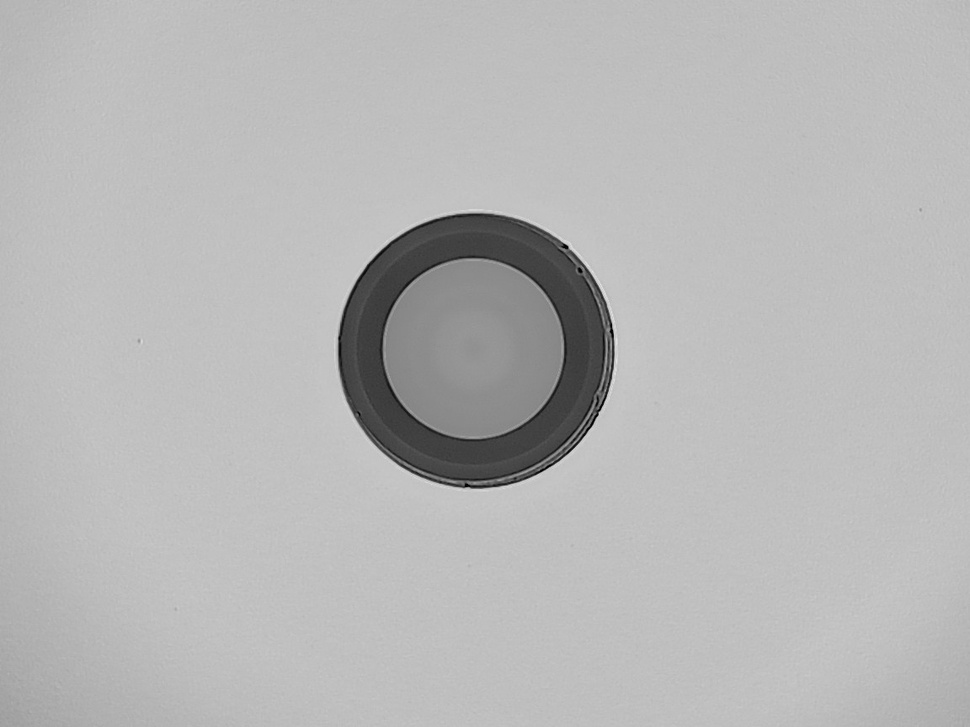
#> input picture current-process/old_version/image_batch/ima18.jpg, 970 x 727 px, shrunk from 1152 x 864 before the run
$ python sobel_x.py ../../../../current-process/old_version/image_batch/ima18.jpg   (older library calls are emulated)
#> lines starting #> are read from the running program, lines starting #| are printed output that depends on the picture
#> further down, img is the input picture: shape (727, 970, 3); min 0, max 229, mean 182.7
#!/usr/bin/env python3
"""
Sobel X - Vertical edge detection
Category: filtering
"""
import cv2
import numpy as np


def process_image(image: np.ndarray) -> np.ndarray:
    """
    Sobel X - Vertical edge detection

    Args:
        image: Input image (grayscale or color)

    Returns:
        Processed image
    """
    result = image.copy()

    gray = cv2.cvtColor(result, cv2.COLOR_BGR2GRAY) if len(result.shape) == 3 else result
    sobelx = cv2.Sobel(gray, cv2.CV_64F, 1, 0, ksize=3)
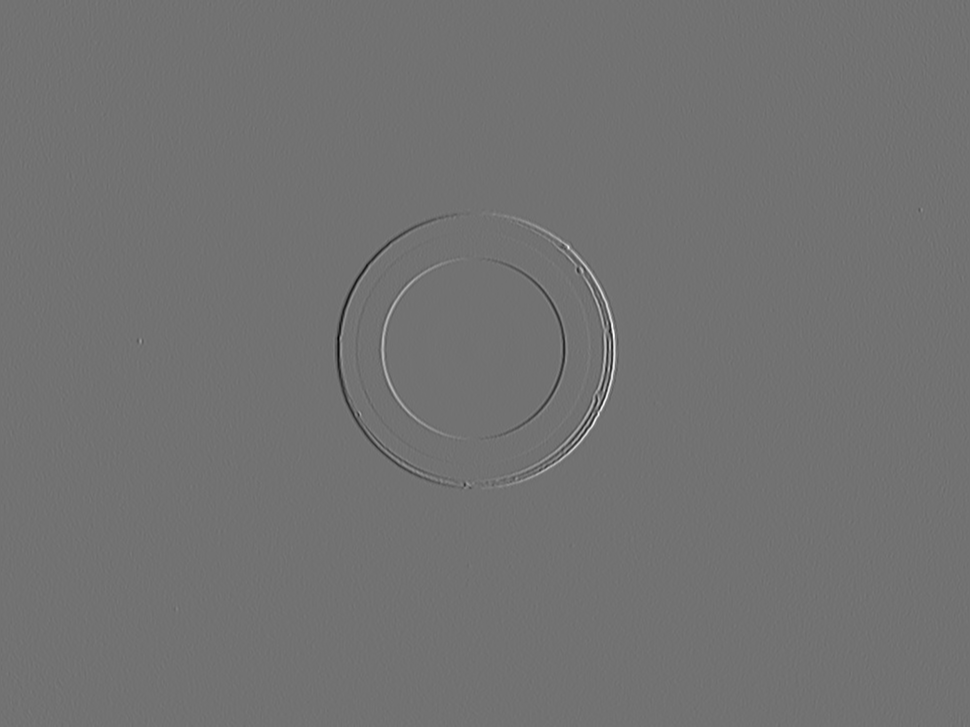
#> sobelx: shape (727, 970) float64; min -666, max 818, mean 0.1; drawn with min black and max white
    result = np.uint8(np.absolute(sobelx))
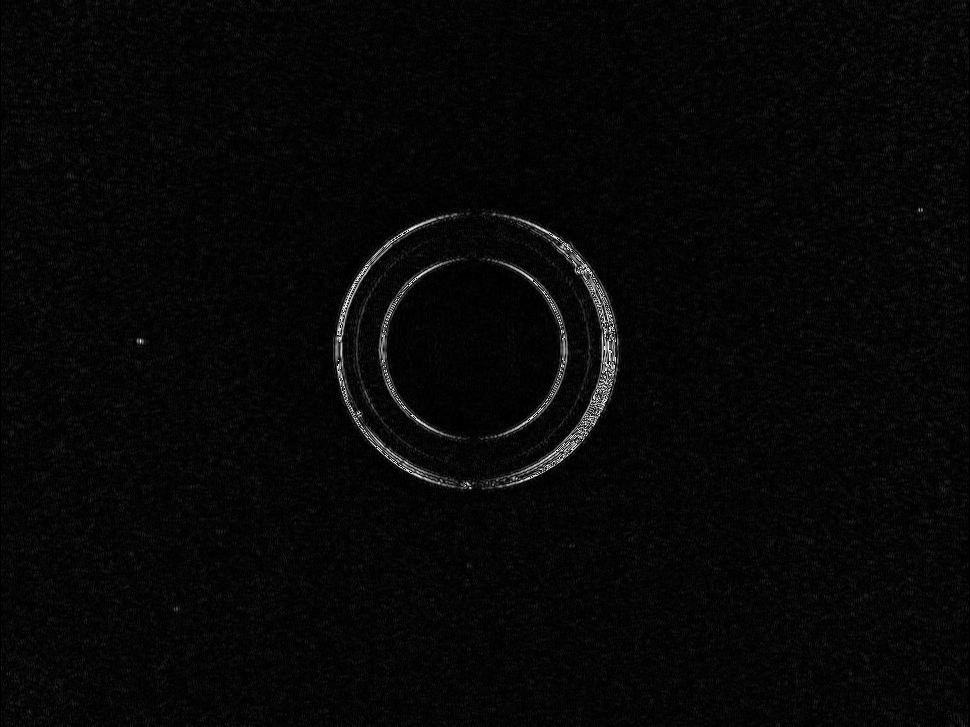
#> result: shape (727, 970); min 0, max 255, mean 7.1
    if len(image.shape) == 3:
        result = cv2.cvtColor(result, cv2.COLOR_GRAY2BGR)
#> result: shape (727, 970, 3)

    return result

if __name__ == "__main__":
    import sys
    if len(sys.argv) > 1:
        img = cv2.imread(sys.argv[1], cv2.IMREAD_UNCHANGED)
        if img is not None:
            result = process_image(img)
            cv2.imwrite(f"sobel_x_output.png", result)
            print(f"Saved to sobel_x_output.png")
        else:
            print("Failed to load image")
    else:
        print(f"Usage: python sobel_x.py <image_path>")

$ run again, on current-process/old_version/image_batch/img38.jpg
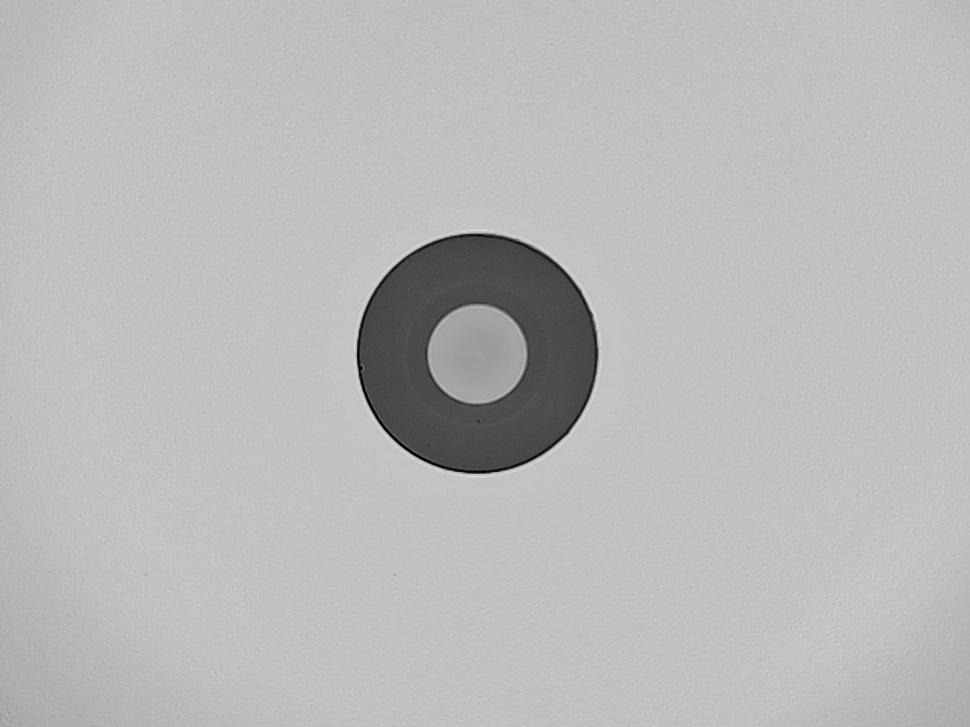
#> input picture current-process/old_version/image_batch/img38.jpg, 970 x 727 px, shrunk from 1152 x 864 before the run
#> img is the input picture: shape (727, 970, 3); min 0, max 225, mean 185.2
#> in process_image, `sobelx = cv2.Sobel(gray, cv2.CV_64F, 1, 0, ksize=3)`:
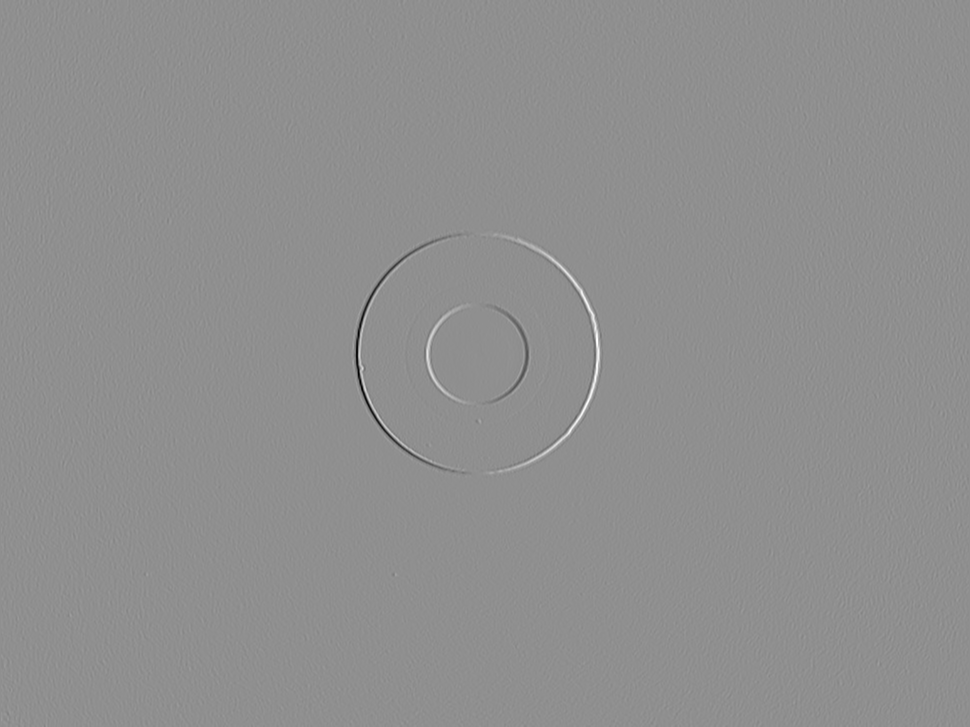
#> sobelx: shape (727, 970) float64; min -726, max 564, mean 0; drawn with min black and max white
#> in process_image, `result = np.uint8(np.absolute(sobelx))`:
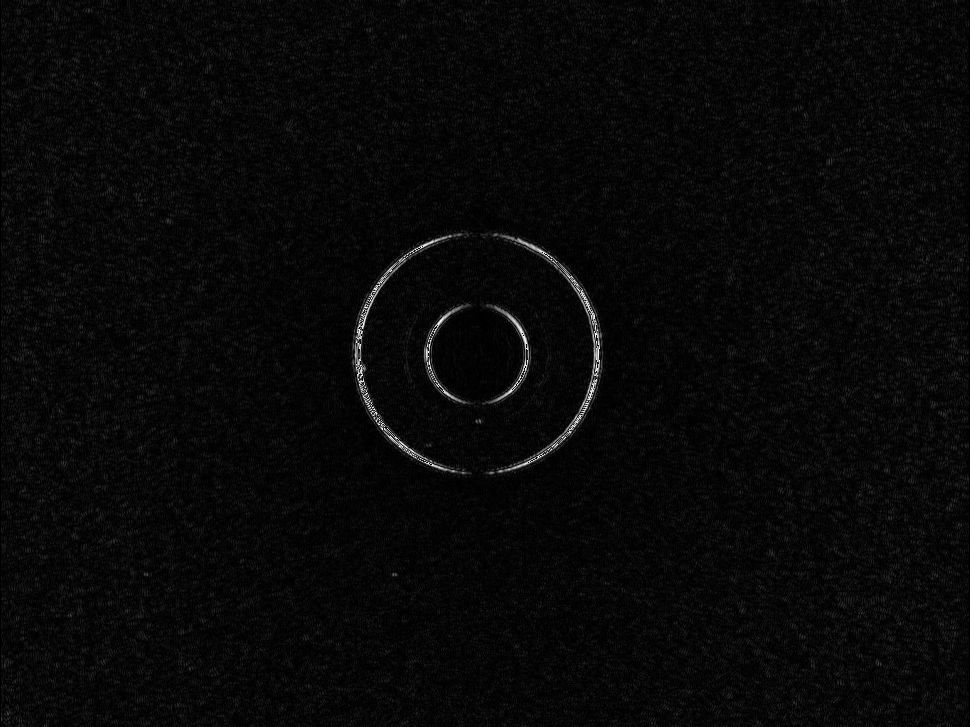
#> result: shape (727, 970); min 0, max 255, mean 8.4
